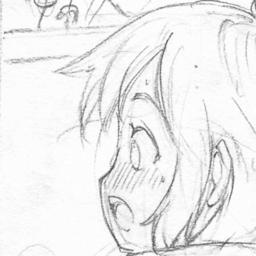
#> input picture test/rough/sample_face.jpg, 256 x 256 px, given in place of housei_002_06_15.jpg, which was not available
$ python evaluate_fixed_outputs.py
#> lines starting #> are read from the running program, lines starting #| are printed output that depends on the picture; after the words box and inside, x2 and y2 are one past the last pixel; in counts of white or black regions, pixels touching at a corner belong together; pictures that were not available may be replaced by others from this repository, and a replacement may not be noted
"""Quantitatively compare fixed-sample line-art outputs against ground truth."""

import argparse
import csv
import os

import cv2
import numpy as np


IMAGE_SIZE = 480
THRESHOLD = 128
TOLERANCE_PX = 2.0
TRUNCATE_PX = 20.0
DEFAULT_MODELS = ["std15", "warm2", "warm_regions"]
SAMPLES = [
    "housei_002_06_15",
    "housei_002_07_12",
    "housei_002_19_12",
    "lineart_004_002",
    "lineart_004_004",
    "lineart_004_006",
    "lineart_004_008",
    "lineart_004_010",
]
OUTPUT_CSV = "results/fixed_output_metrics.csv"


def dataset_path(name):
    split = "train" if name.startswith("housei") else "test"
    return f"dataset/pairs_480/{split}/line/{name}.jpg"


def load_ink(path):
    image = cv2.imread(path, cv2.IMREAD_GRAYSCALE)
#> image is the input picture: shape (256, 256); min 77, max 255, mean 238.8
    if image is None:
        raise FileNotFoundError(path)
    image = cv2.resize(image, (IMAGE_SIZE, IMAGE_SIZE), interpolation=cv2.INTER_AREA)
#> image: shape (480, 480)
    return image < THRESHOLD
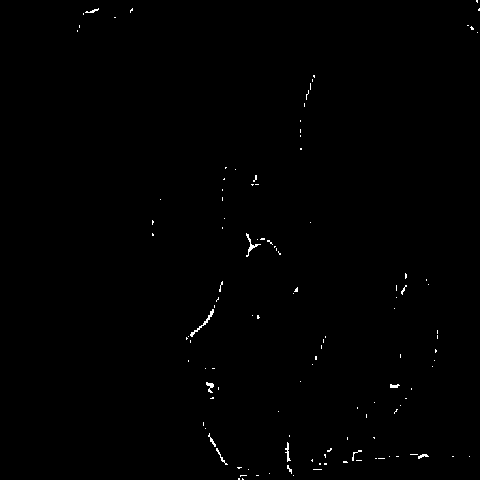
#> returned value: shape (480, 480) bool; 0.4% white in thin lines or dots, all inside (x1, y1, x2, y2) = (77, 0, 480, 480)
#> call 2 of load_ink, with path = 'results/std15/housei_002_06_15_out.png'
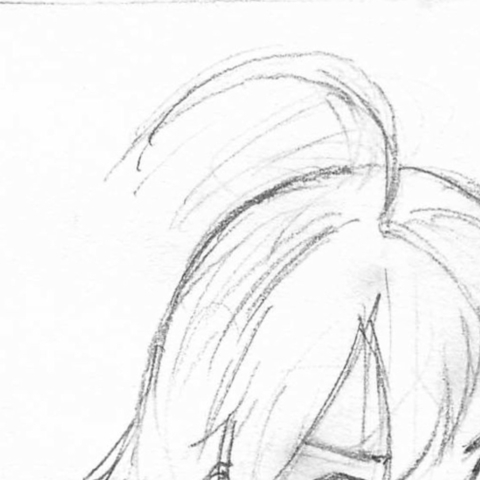
#> input picture test/rough/sample01.jpg, 480 x 480 px, given in place of housei_002_06_15_out.png, which was not available
#> in load_ink, image is the input picture: shape (480, 480); min 56, max 255, mean 243.9
#> in load_ink (call 2), `return image < THRESHOLD`:
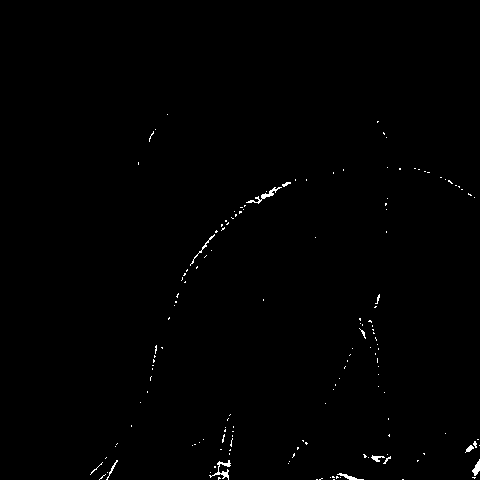
#> returned value: shape (480, 480) bool; 0.49% white in thin lines or dots, all inside (x1, y1, x2, y2) = (90, 114, 480, 480)


def distance_to_ink(ink):
    return cv2.distanceTransform((~ink).astype(np.uint8), cv2.DIST_L2, cv2.DIST_MASK_PRECISE)
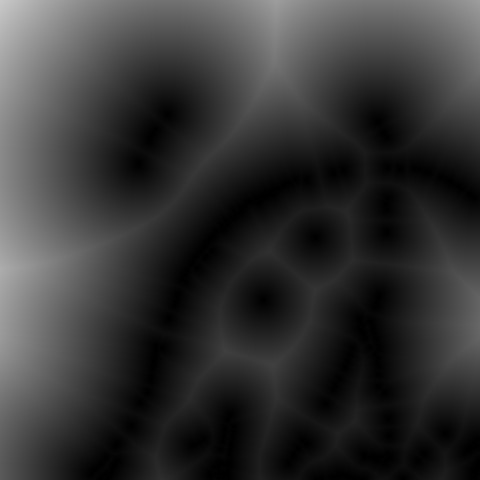
#> returned value: shape (480, 480) float32; min 0, max 201.4, mean 53.7


def metrics(pred, target):
    pred_dist = distance_to_ink(pred)
    target_dist = distance_to_ink(target)
#> in distance_to_ink (call 2), `return cv2.distanceTransform((~ink).astype(np.uint8), cv2.DIST_L2, cv2..`:
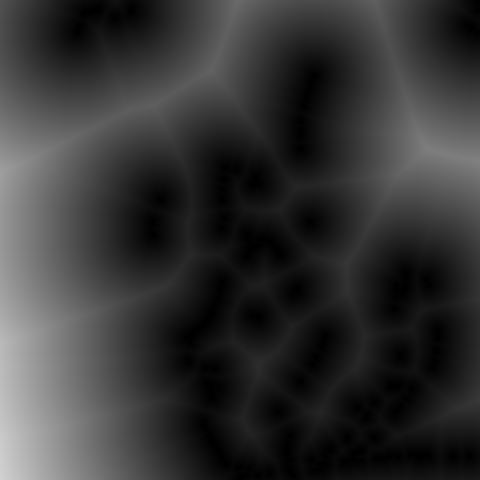
#> returned value: shape (480, 480) float32; min 0, max 210.1, mean 53.2
    pred_count = max(int(pred.sum()), 1)
#> pred_count = 1121
    target_count = max(int(target.sum()), 1)
#> target_count = 915

    precision = float((target_dist[pred] <= TOLERANCE_PX).sum() / pred_count)
#> precision = 0.0651
    recall = float((pred_dist[target] <= TOLERANCE_PX).sum() / target_count)
#> recall = 0.0415
    f1 = 2.0 * precision * recall / max(precision + recall, 1e-9)
#> f1 = 0.0507
    chamfer = 0.5 * (
        float(np.minimum(target_dist[pred], TRUNCATE_PX).mean())
        + float(np.minimum(pred_dist[target], TRUNCATE_PX).mean())
    )
#> chamfer = 14.89
    pred_ink = float(pred.mean())
#> pred_ink = 0.00487
    target_ink = float(target.mean())
#> target_ink = 0.00397
    return {
        "precision_2px": precision,
        "recall_2px": recall,
        "f1_2px": f1,
        "chamfer_px": chamfer,
        "pred_ink": pred_ink,
        "target_ink": target_ink,
        "ink_ratio": pred_ink / max(target_ink, 1e-9),
    }


def main(models):
    rows = []
    for name in SAMPLES:
        target = load_ink(dataset_path(name))
        for model in models:
            pred = load_ink(f"results/{model}/{name}_out.png")
            row = {"sample": name, "model": model, **metrics(pred, target)}
            rows.append(row)

    fields = list(rows[0])
    with open(OUTPUT_CSV, "w", newline="") as file:
        writer = csv.DictWriter(file, fieldnames=fields)
        writer.writeheader()
        writer.writerows(rows)

    print("model         F1@2px  chamfer  ink_ratio  precision  recall")
    for model in models:
        model_rows = [row for row in rows if row["model"] == model]
        means = {
            key: np.mean([row[key] for row in model_rows])
            for key in ("f1_2px", "chamfer_px", "ink_ratio", "precision_2px", "recall_2px")
        }
        print(
            f"{model:12s}  {means['f1_2px']:.4f}  {means['chamfer_px']:7.3f}"
            f"  {means['ink_ratio']:9.3f}  {means['precision_2px']:.4f}"
            f"  {means['recall_2px']:.4f}"
        )
    print(f"\nsaved: {OUTPUT_CSV}")


if __name__ == "__main__":
    parser = argparse.ArgumentParser()
    parser.add_argument("--models", nargs="+", default=DEFAULT_MODELS)
    args = parser.parse_args()
#> (the run stopped early here; a loop or call above may not have finished)
